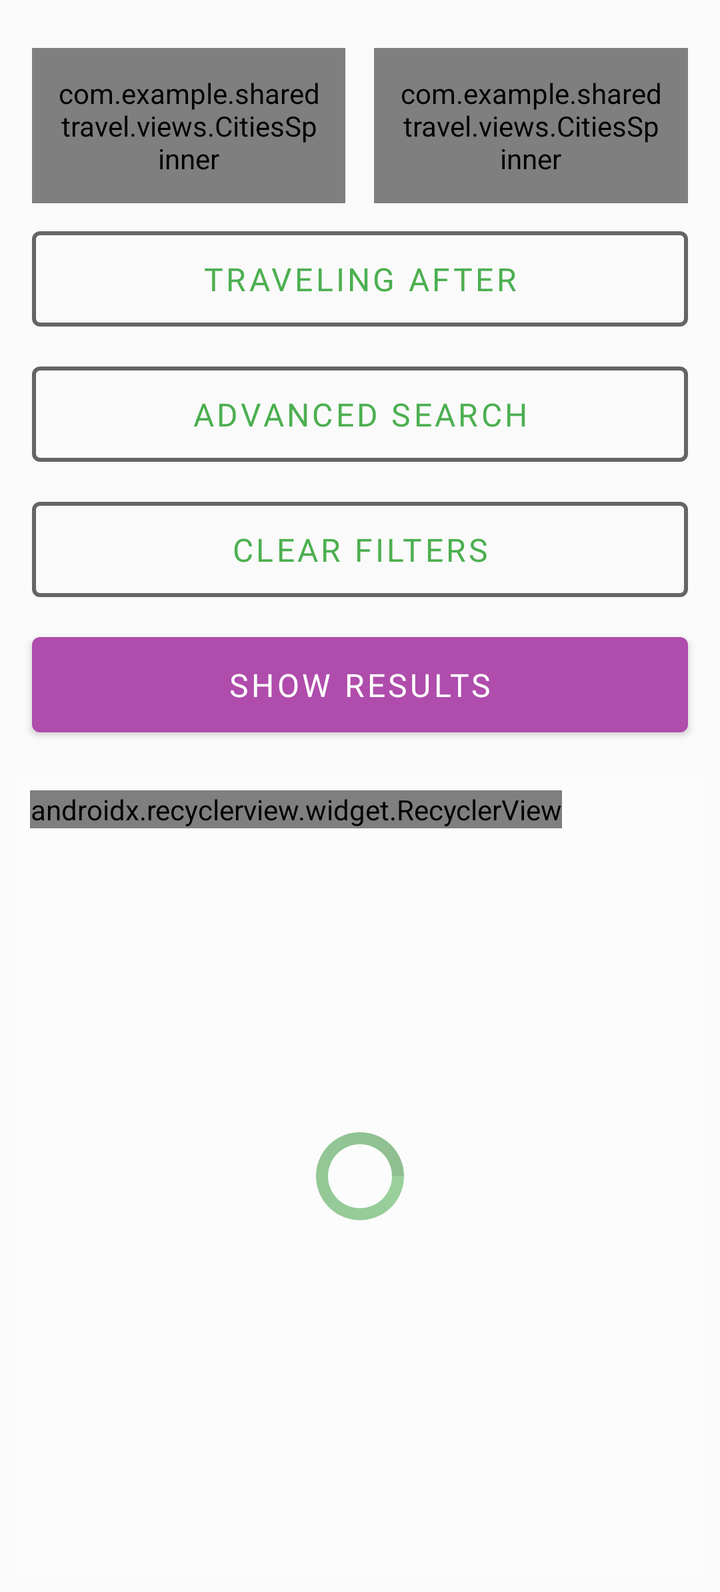
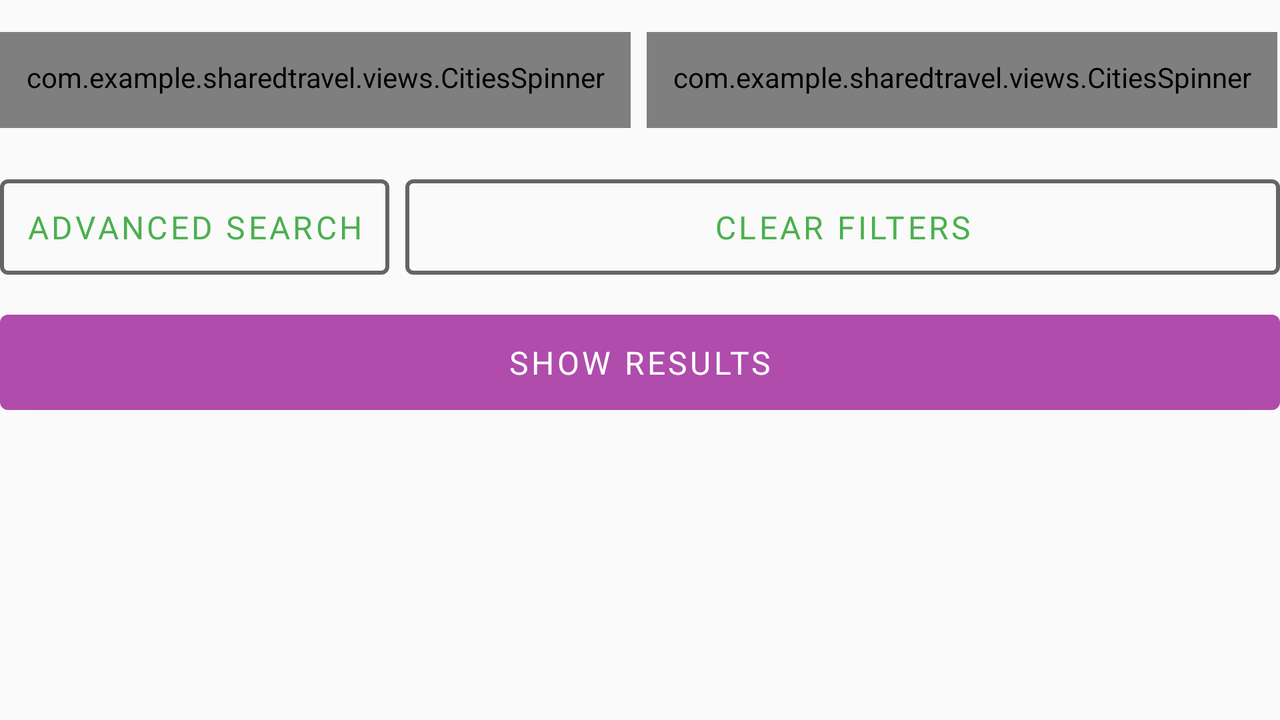

The same Android screen from two of the app's own layout files: first res/layout/ as a phone draws it, then the repository's variant for another configuration, drawn on a device whose configuration selects that folder. Both files follow.
<!-- AndroidManifest.xml: application theme AppTheme -->
<!-- res/layout/fragment_find_intercity.xml -->
<?xml version="1.0" encoding="utf-8"?>
<android.support.v4.widget.NestedScrollView xmlns:android="http://schemas.android.com/apk/res/android"
    xmlns:app="http://schemas.android.com/apk/res-auto"
    xmlns:tools="http://schemas.android.com/tools"
    android:clipToPadding="false"
    android:clipChildren="false"
    android:id="@+id/nestedScrollView"
    android:layout_width="match_parent"
    android:layout_height="match_parent">

    <android.support.constraint.ConstraintLayout
        android:clipToPadding="false"
        android:clipChildren="false"
        android:layout_width="match_parent"
        android:layout_height="match_parent"
        tools:context=".MainActivity">

        <android.support.constraint.ConstraintLayout
            android:clipToPadding="false"
            android:clipChildren="false"
            android:id="@+id/intercity_search_btns_container"
            android:layout_width="0dp"
            android:layout_height="wrap_content"
            android:layout_marginStart="16dp"
            android:layout_marginLeft="16dp"
            android:layout_marginTop="16dp"
            android:layout_marginEnd="16dp"
            android:layout_marginRight="16dp"
            app:layout_constraintEnd_toEndOf="parent"
            app:layout_constraintStart_toStartOf="parent"
            app:layout_constraintTop_toTopOf="parent">

            <LinearLayout
                android:id="@+id/citiesPickButtonsContainer"
                android:layout_width="match_parent"
                android:layout_height="wrap_content"
                android:layout_marginTop="8dp"
                android:orientation="horizontal"
                android:weightSum="10"
                app:layout_constraintEnd_toEndOf="parent"
                app:layout_constraintStart_toStartOf="parent"
                app:layout_constraintTop_toTopOf="parent">

                <com.example.sharedtravel.views.CitiesSpinner
                    android:id="@+id/sp_find_city_start"
                    style="@style/OutlinedButtonStyle"
                    android:layout_width="0dp"
                    android:layout_height="wrap_content"
                    android:layout_weight="4.9"
                    android:maxLines="1"
                    android:text="@string/from"
                    app:layout_constraintStart_toStartOf="parent"
                    app:layout_constraintTop_toTopOf="parent" />

                <View
                    android:layout_width="0dp"
                    android:layout_height="match_parent"
                    android:layout_weight="0.2" />

                <com.example.sharedtravel.views.CitiesSpinner
                    android:id="@+id/sp_find_city_destination"
                    style="@style/OutlinedButtonStyle"
                    android:layout_width="0dp"
                    android:layout_height="wrap_content"
                    android:layout_marginStart="8dp"
                    android:layout_marginLeft="8dp"
                    android:layout_weight="4.9"
                    android:maxLines="1"
                    android:text="@string/to"
                    app:layout_constraintEnd_toEndOf="parent"
                    app:layout_constraintStart_toEndOf="@+id/sp_find_city_start"
                    app:layout_constraintTop_toTopOf="@+id/sp_find_city_start" />

            </LinearLayout>

            <android.support.design.button.MaterialButton
                android:id="@+id/btn_choose_date_find_travel"
                style="@style/OutlinedButtonStyle"
                android:layout_width="0dp"
                android:layout_height="wrap_content"
                android:layout_marginTop="8dp"
                android:text="@string/traveling_after"
                app:layout_constraintEnd_toEndOf="parent"
                app:layout_constraintStart_toStartOf="parent"
                app:layout_constraintTop_toBottomOf="@+id/citiesPickButtonsContainer" />

            <android.support.design.button.MaterialButton
                android:id="@+id/btn_advanced_search_intercity"
                style="@style/OutlinedButtonStyle"
                android:layout_width="0dp"
                android:layout_height="wrap_content"
                android:layout_marginTop="8dp"
                android:text="@string/advanced_search"
                app:layout_constraintEnd_toEndOf="parent"
                app:layout_constraintStart_toStartOf="parent"
                app:layout_constraintTop_toBottomOf="@+id/btn_choose_date_find_travel" />

            <android.support.design.button.MaterialButton
                android:id="@+id/btn_clear_filters"
                style="@style/OutlinedButtonStyle"
                android:layout_width="0dp"
                android:layout_height="wrap_content"
                android:layout_marginTop="8dp"
                android:text="@string/clear_filters"
                app:layout_constraintEnd_toEndOf="parent"
                app:layout_constraintStart_toStartOf="parent"
                app:layout_constraintTop_toBottomOf="@+id/btn_advanced_search_intercity" />

            <android.support.design.button.MaterialButton
                android:id="@+id/btn_show_results_intercity"
                style="@style/FilledButtonStyle"
                android:layout_width="0dp"
                android:layout_height="wrap_content"
                android:layout_marginTop="8dp"
                android:text="@string/show_travel_results"
                app:layout_constraintEnd_toEndOf="@+id/btn_advanced_search_intercity"
                app:layout_constraintHorizontal_bias="1.0"
                app:layout_constraintStart_toStartOf="@+id/btn_advanced_search_intercity"
                app:layout_constraintTop_toBottomOf="@+id/btn_clear_filters" />
        </android.support.constraint.ConstraintLayout>

        <FrameLayout
            android:layout_width="match_parent"
            android:layout_height="400dp"
            android:layout_marginStart="8dp"
            android:layout_marginTop="8dp"
            android:layout_marginEnd="8dp"
            android:layout_marginBottom="8dp"
            app:layout_constraintBottom_toBottomOf="parent"
            app:layout_constraintEnd_toEndOf="parent"
            app:layout_constraintStart_toStartOf="parent"
            app:layout_constraintTop_toTopOf="@+id/frameLayout4">

            <include
                android:visibility="visible"
                layout="@layout/loading_progress_bar"
                android:layout_width="match_parent"
                android:layout_height="match_parent" />

        </FrameLayout>


        <FrameLayout
            android:id="@+id/frameLayout4"
            android:layout_width="0dp"
            android:layout_height="0dp"
            android:layout_marginTop="8dp"
            android:layout_marginBottom="16dp"
            android:clipChildren="false"
            android:clipToPadding="false"
            android:padding="15dp"
            app:layout_constraintBottom_toBottomOf="parent"
            app:layout_constraintEnd_toEndOf="parent"
            app:layout_constraintHorizontal_bias="0.0"
            app:layout_constraintStart_toStartOf="parent"
            app:layout_constraintTop_toBottomOf="@+id/intercity_search_btns_container">

            <android.support.v7.widget.RecyclerView
                android:id="@+id/rv_travel_results"
                android:layout_width="wrap_content"
                android:layout_height="wrap_content"
                android:clipChildren="false"
                android:clipToPadding="false"
                android:orientation="horizontal"
                android:scrollbarStyle="outsideOverlay"
                app:layoutManager="android.support.v7.widget.LinearLayoutManager" />
        </FrameLayout>
    </android.support.constraint.ConstraintLayout>
</android.support.v4.widget.NestedScrollView>
<!-- res/layout/loading_progress_bar.xml (included above) -->
<?xml version="1.0" encoding="utf-8"?>
<LinearLayout xmlns:android="http://schemas.android.com/apk/res/android"
    android:id="@+id/loading_overlay"
    android:layout_width="match_parent"
    android:layout_height="match_parent"
    android:minHeight="200dp"
    android:backgroundTint="#FEFEFE"
    android:alpha="0.55"
    android:animateLayoutChanges="true"
    android:background="@color/colorGray"
    android:visibility="gone"
    android:clickable="true"
    android:focusable="true"
    android:layout_gravity="center"
    android:gravity="center">

    <ProgressBar
        android:layout_width="wrap_content"
        android:layout_height="wrap_content"
        android:indeterminate="true"
        android:indeterminateDrawable="@drawable/circle_progress"/>
</LinearLayout>
<!-- resources referenced by this layout -->
<resources>
  <color name="colorGray">#CBCBCB</color>
  <!-- drawable circle_progress (drawable) -->
  <?xml version="1.0" encoding="utf-8"?>
  <rotate xmlns:android="http://schemas.android.com/apk/res/android"
      android:fromDegrees="0"
      android:pivotX="50%"
      android:pivotY="50%"
      android:toDegrees="360" >
  
      <shape
          android:innerRadiusRatio="3"
          android:shape="ring"
          android:thicknessRatio="8"
          android:useLevel="false" >
  
          <size
              android:height="100dip"
              android:width="100dip" />
  
          <gradient
              android:angle="0"
              android:endColor="@color/colorPrimaryDark"
              android:startColor="@color/colorPrimary"
              android:type="sweep"
              android:useLevel="false" />
  
      </shape>
  
  </rotate>
  <string name="advanced_search">Advanced search</string>
  <string name="clear_filters">Clear filters</string>
  <string name="from">From</string>
  <string name="show_travel_results">Show results</string>
  <string name="to">To</string>
  <string name="traveling_after">Traveling after</string>
  <style name="FilledButtonStyle" parent="Widget.MaterialComponents.Button">
          <item name="android:fontFamily">@font/crimson_text</item>
          <item name="android:drawable">@drawable/basic_button_background</item>
          <item name="rippleColor">#7C4DFF</item>
          <item name="backgroundTint">@color/filled_button_tint</item>
          <item name="android:padding">13dp</item>
          <item name="android:textSize">@dimen/text_size</item>
          <item name="android:animateOnClick">true</item>
      </style>
  <style name="OutlinedButtonStyle" parent="Widget.MaterialComponents.Button.OutlinedButton">
          <item name="android:fontFamily">@font/crimson_text</item>
          <item name="strokeWidth">2dp</item>
          <item name="strokeColor">#98000000</item>
          <item name="android:padding">13dp</item>
          <item name="android:textSize">@dimen/text_size</item>
          <item name="android:animateOnClick">true</item>
      </style>
  <style name="AppTheme" parent="Theme.MaterialComponents.Light.NoActionBar.Bridge">
          <item name="colorPrimary">@color/colorPrimary</item>
          <item name="colorPrimaryDark">@color/colorPrimaryDark</item>
          <item name="colorAccent">@color/colorAccent</item>
  
          <item name="selectableItemBackground">?android:selectableItemBackground</item>
          <item name="colorControlHighlight">#1F19840C</item>
          <item name="listPreferredItemHeightSmall">40dp</item>
      </style>
  <color name="colorPrimaryDark">#388E3C</color>
  <color name="colorPrimary">#4CAF50</color>
  <!-- drawable basic_button_background (drawable) -->
  <?xml version="1.0" encoding="utf-8"?>
  <selector xmlns:android="http://schemas.android.com/apk/res/android">
      <item android:state_enabled="false">
          <shape android:tint="@color/colorPrimaryLight">
              <solid android:color="@color/colorGray"/>
          </shape>
      </item>
      <item>
          <shape android:shape="rectangle">
              <corners android:radius="90dp" />
          </shape>
      </item>
  
  </selector>
  <dimen name="text_size">16sp</dimen>
  <color name="colorAccent">#af4cac</color>
  <color name="colorPrimaryLight">#81C784</color>
</resources>
<!-- res/layout-land/fragment_find_intercity.xml (the repository's variant of the layout above) -->
<!-- drawn on the phone turned sideways -->
<?xml version="1.0" encoding="utf-8"?>
<android.support.v4.widget.NestedScrollView xmlns:android="http://schemas.android.com/apk/res/android"
    xmlns:app="http://schemas.android.com/apk/res-auto"
    xmlns:tools="http://schemas.android.com/tools"
    android:id="@+id/nestedScrollView"
    android:layout_width="match_parent"
    android:layout_height="match_parent">

    <android.support.constraint.ConstraintLayout
        android:layout_width="match_parent"
        android:layout_height="match_parent"
        tools:context=".MainActivity">

        <android.support.constraint.ConstraintLayout
            android:id="@+id/intercity_search_btns_container"
            android:layout_width="wrap_content"
            android:layout_height="wrap_content"
            android:layout_marginStart="8dp"
            android:layout_marginLeft="8dp"
            android:layout_marginTop="16dp"
            android:layout_marginEnd="8dp"
            android:layout_marginRight="8dp"
            app:layout_constraintEnd_toEndOf="parent"
            app:layout_constraintStart_toStartOf="parent"
            app:layout_constraintTop_toTopOf="parent">

            <com.example.sharedtravel.views.CitiesSpinner
                android:id="@+id/sp_find_city_start"
                style="@style/OutlinedButtonStyle"
                android:layout_width="wrap_content"
                android:layout_height="wrap_content"
                android:text="@string/from"
                app:layout_constraintStart_toStartOf="parent"
                app:layout_constraintTop_toTopOf="parent" />

            <com.example.sharedtravel.views.CitiesSpinner
                android:id="@+id/sp_find_city_destination"
                style="@style/OutlinedButtonStyle"
                android:layout_width="wrap_content"
                android:layout_height="wrap_content"
                android:layout_marginStart="8dp"
                android:layout_marginLeft="8dp"
                android:text="@string/to"
                app:layout_constraintStart_toEndOf="@+id/sp_find_city_start"
                app:layout_constraintTop_toTopOf="@+id/sp_find_city_start" />

            <android.support.design.button.MaterialButton
                android:id="@+id/btn_choose_date_find_travel"
                style="@style/OutlinedButtonStyle"
                android:layout_width="0dp"
                android:layout_height="wrap_content"
                android:layout_marginStart="8dp"
                android:layout_marginLeft="8dp"
                android:maxLines="1"
                android:text="@string/traveling_after"
                app:layout_constraintEnd_toEndOf="@+id/btn_clear_filters"
                app:layout_constraintStart_toEndOf="@+id/sp_find_city_destination"
                app:layout_constraintTop_toTopOf="parent" />

            <android.support.design.button.MaterialButton
                android:id="@+id/btn_advanced_search_intercity"
                style="@style/OutlinedButtonStyle"
                android:layout_width="0dp"
                android:layout_height="wrap_content"
                android:layout_marginTop="8dp"
                android:text="@string/advanced_search"
                app:layout_constraintStart_toStartOf="@+id/sp_find_city_start"
                app:layout_constraintTop_toBottomOf="@+id/btn_choose_date_find_travel" />

            <android.support.design.button.MaterialButton
                android:id="@+id/btn_clear_filters"
                style="@style/OutlinedButtonStyle"
                android:layout_width="0dp"
                android:layout_height="wrap_content"
                android:layout_marginStart="8dp"
                android:layout_marginLeft="8dp"
                android:layout_marginTop="8dp"
                android:text="@string/clear_filters"
                app:layout_constraintBottom_toBottomOf="@+id/btn_advanced_search_intercity"
                app:layout_constraintEnd_toEndOf="parent"
                app:layout_constraintStart_toEndOf="@+id/btn_advanced_search_intercity"
                app:layout_constraintTop_toBottomOf="@+id/btn_choose_date_find_travel"
                app:layout_constraintWidth_min="250dp" />

            <android.support.design.button.MaterialButton
                android:id="@+id/btn_show_results_intercity"
                style="@style/FilledButtonStyle"
                android:layout_width="0dp"
                android:layout_height="wrap_content"
                android:layout_marginTop="8dp"
                android:text="@string/show_travel_results"
                app:layout_constraintEnd_toEndOf="parent"
                app:layout_constraintStart_toStartOf="@+id/btn_advanced_search_intercity"
                app:layout_constraintTop_toBottomOf="@+id/btn_clear_filters" />
        </android.support.constraint.ConstraintLayout>

        <FrameLayout
            android:layout_width="wrap_content"
            android:layout_height="wrap_content"
            android:layout_marginTop="8dp"
            android:clipChildren="false"
            android:clipToPadding="false"
            android:padding="15dp"
            app:layout_constraintEnd_toEndOf="parent"
            app:layout_constraintStart_toStartOf="parent"
            app:layout_constraintTop_toBottomOf="parent">

            <android.support.v7.widget.RecyclerView
                android:id="@+id/rv_travel_results"
                android:layout_width="wrap_content"
                android:layout_height="wrap_content"
                android:clipChildren="false"
                android:clipToPadding="false"
                android:orientation="horizontal"
                android:scrollbarStyle="outsideOverlay"
                app:layoutManager="android.support.v7.widget.LinearLayoutManager" />
        </FrameLayout>

        <FrameLayout
            android:layout_width="match_parent"
            android:layout_height="0dp"
            android:layout_marginTop="16dp"
            android:layout_marginBottom="8dp"
            app:layout_constraintBottom_toBottomOf="parent"
            app:layout_constraintEnd_toEndOf="parent"
            app:layout_constraintStart_toStartOf="parent">

            <include
                layout="@layout/loading_progress_bar"
                android:layout_width="match_parent"
                android:layout_height="match_parent" />

        </FrameLayout>


    </android.support.constraint.ConstraintLayout>
</android.support.v4.widget.NestedScrollView>
